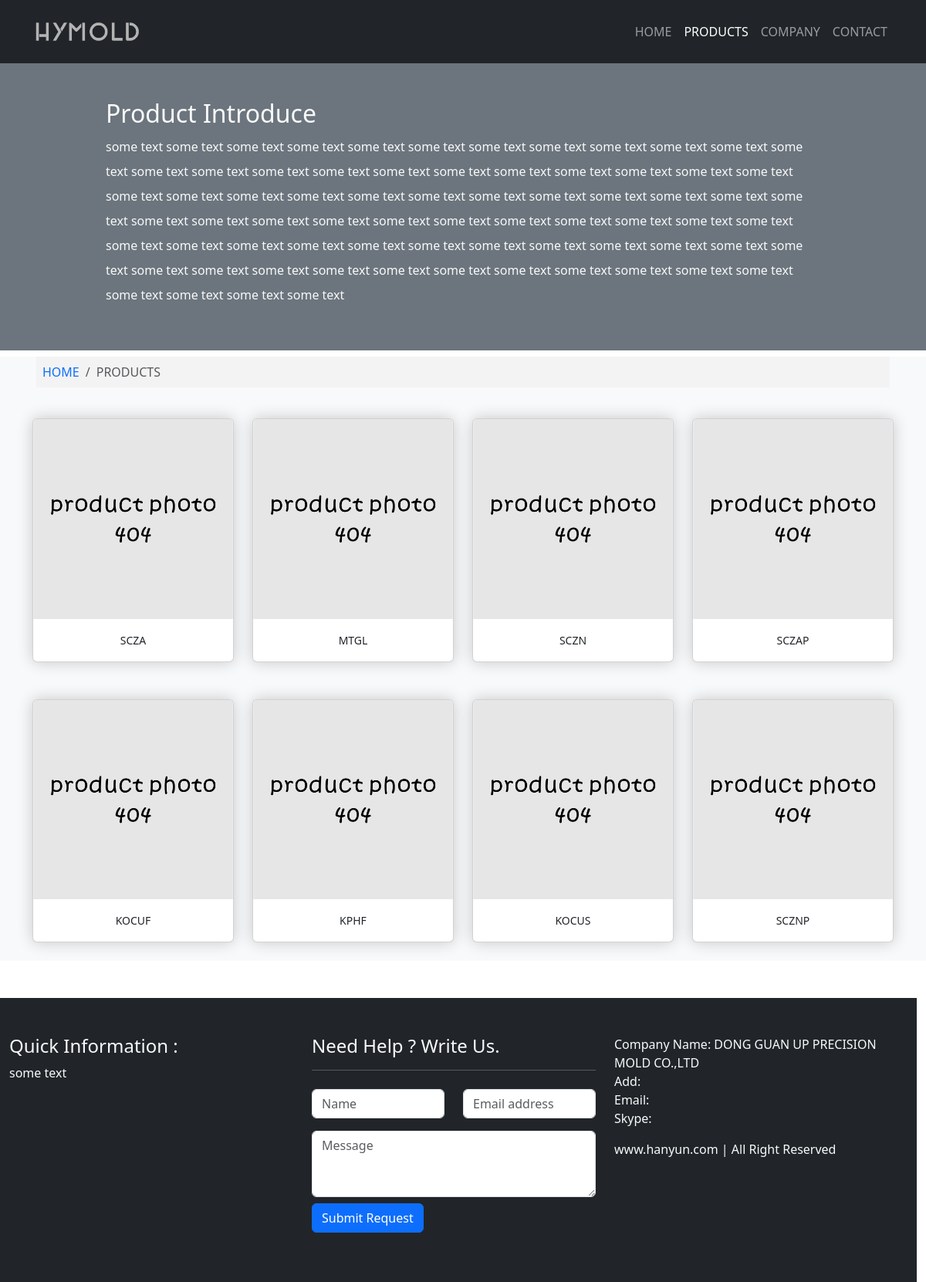
Page /products on the committed database.
### app.py (models this page shows)
class Product(db.Model):
    __tablename__ = 'product'
    id = db.Column(db.Integer, primary_key=True)
    name = db.Column(db.String(20))
    price = db.Column(db.Float)
    description = db.Column(db.String(200))
    content = db.Column(db.Text())
    timestamp = db.Column(db.DateTime, nullable=False, default=datetime.now, index=True)
    clicks = db.Column(db.Integer)

### app.py (the view)
@app.route('/products')
def products():
    return render_template('products.html')

### app.py (called while the page is built)
@app.context_processor
def make_template_context():
    return dict(
        products=Product.query.order_by(Product.id.asc()).all(),
        about=About.query.order_by(About.timestamp.desc()).first(),
        advantages=Advantage.query.order_by(Advantage.id.asc()).all()
    )

### templates/products.html (shortened to what this page needs)
{% extends 'base.html' %}
{% block nav_products %}
    active
{% endblock %}
{% block content %}
    <div class="section bg-secondary py-5 custom-container">
        <div class="container">
            <div class="row text-light">
                <div class="col-md-10 offset-md-1 col-sm-10 offset-sm-1">
                    <h2>Product Introduce</h2>
                    <h6 class="lh-lg">
                        some text some text some text some text some text some text some text some text some text some
                        text some text some text some text some text some text some text some text some text some text
                        some text some text some text some text some text some text some text some text some text some
                        text some text some text some text some text some text some text some text some text some text
                        some text some text some text some text some text some text some text some text some text some
                        text some text some text some text some text some text some text some text some text some text
                        some text some text some text some text some text some text some text some text some text some
                        text some text some text some text some text some text some text
                    </h6>
                </div>
            </div>
        </div>
    </div>
    <section class="text-center bg-light">
        <div class="container">
            <nav aria-label="breadcrumb" class="mt-2 mb-3">
                <ol class="breadcrumb p-2 breadcrumb-style">
                    <li class="breadcrumb-item">
                        <a href="{{ url_for('index') }}"
                           class="link-underline link-underline-opacity-0 link-underline-opacity-75-hover">HOME
                        </a>
                    </li>
                    <li class="breadcrumb-item active" aria-current="page">PRODUCTS</li>
                </ol>
            </nav>
            <div class="row">
                {% for product in products %}
                    <div class="col-md-3 col-sm-6 col-12 my-2">
                        <div class="card my-3 transition_style">
                            <div class="light-move">
                                <a href="{{ url_for('product', product_id=product.id) }}">
                                    {% set photo = product.photos|first %}
                                    {% if photo %}
                                        <img src="{{ url_for('get_image', filename=photo.filename) }}"
                                             alt="{{ product.name }}" style="width: 300px;height: auto;">
                                    {% else %}
                                        <img class="card-img-top"
                                             src="{{ url_for('static', filename='img/no_product.jpg') }}"
                                             alt="Card image cap">
                                    {% endif %}
                                </a>
                            </div>
                            <a href="{{ url_for('product', product_id=product.id) }}"
                               class="p-3 btn btn-sm">{{ product.name }}</a>
                        </div>
                    </div>
                {% endfor %}
            </div>
        </div>
    </section>
{% endblock %}

### static/css/styles.css (style rules this page uses)
.custom-container { margin-top: 80px; padding-left: 0px; padding-right: 0px; }
.transition_style { transition: all 0.5s; box-shadow: 0 0 20px rgba(0, 0, 0, 0.2); }
.breadcrumb-style { padding: 5px; margin: 5px; background-color: #f4f3f3; }
.light-move { position: relative; overflow: hidden; cursor: pointer; }
.light-move:after { position: absolute; left: -100%; top: 0; width: 50%; height: 100%; content: ""; background: linear-gradient(to right, rgba(255, 255, 255, 0) 0, rgba(255, 255, 255, 0.3) 50%, rgba(255, 255, 255, 0) 100%); transform: skewX(-45deg); pointer-events: none; }

### rows in the picture
Product: name "SCZA"
Product: name "MTGL"
Product: name "SCZN"
Product: name "SCZAP"
Product: name "KOCUF"
Product: name "KPHF"
Product: name "KOCUS"
Product: name "SCZNP"
